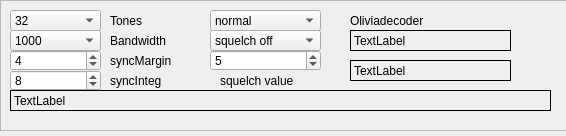
<?xml version="1.0" encoding="UTF-8"?>
<ui version="4.0">
 <class>Form</class>
 <widget class="QWidget" name="Form">
  <property name="geometry">
   <rect>
    <x>0</x>
    <y>0</y>
    <width>566</width>
    <height>136</height>
   </rect>
  </property>
  <property name="windowTitle">
   <string>Form</string>
  </property>
  <widget class="QFrame" name="frame">
   <property name="geometry">
    <rect>
     <x>0</x>
     <y>0</y>
     <width>661</width>
     <height>131</height>
    </rect>
   </property>
   <property name="frameShape">
    <enum>QFrame::StyledPanel</enum>
   </property>
   <property name="frameShadow">
    <enum>QFrame::Raised</enum>
   </property>
   <widget class="QComboBox" name="oliviaTones">
    <property name="geometry">
     <rect>
      <x>10</x>
      <y>10</y>
      <width>91</width>
      <height>21</height>
     </rect>
    </property>
    <item>
     <property name="text">
      <string>32</string>
     </property>
    </item>
    <item>
     <property name="text">
      <string>16</string>
     </property>
    </item>
    <item>
     <property name="text">
      <string>128</string>
     </property>
    </item>
    <item>
     <property name="text">
      <string>64</string>
     </property>
    </item>
    <item>
     <property name="text">
      <string>8</string>
     </property>
    </item>
    <item>
     <property name="text">
      <string>4</string>
     </property>
    </item>
   </widget>
   <widget class="QComboBox" name="oliviaBW">
    <property name="geometry">
     <rect>
      <x>10</x>
      <y>30</y>
      <width>91</width>
      <height>21</height>
     </rect>
    </property>
    <item>
     <property name="text">
      <string>1000</string>
     </property>
    </item>
    <item>
     <property name="text">
      <string>500</string>
     </property>
    </item>
    <item>
     <property name="text">
      <string>250</string>
     </property>
    </item>
    <item>
     <property name="text">
      <string>125</string>
     </property>
    </item>
    <item>
     <property name="text">
      <string>2000</string>
     </property>
    </item>
   </widget>
   <widget class="QSpinBox" name="oliviaSyncMargin">
    <property name="geometry">
     <rect>
      <x>10</x>
      <y>50</y>
      <width>91</width>
      <height>21</height>
     </rect>
    </property>
    <property name="value">
     <number>4</number>
    </property>
   </widget>
   <widget class="QSpinBox" name="oliviaSyncIntegLen">
    <property name="geometry">
     <rect>
      <x>10</x>
      <y>70</y>
      <width>91</width>
      <height>21</height>
     </rect>
    </property>
    <property name="value">
     <number>8</number>
    </property>
   </widget>
   <widget class="QComboBox" name="oliviaSquelch">
    <property name="geometry">
     <rect>
      <x>210</x>
      <y>30</y>
      <width>111</width>
      <height>21</height>
     </rect>
    </property>
    <item>
     <property name="text">
      <string>squelch off</string>
     </property>
    </item>
    <item>
     <property name="text">
      <string>squelch on</string>
     </property>
    </item>
   </widget>
   <widget class="QSpinBox" name="oliviasquelchValue">
    <property name="geometry">
     <rect>
      <x>210</x>
      <y>50</y>
      <width>111</width>
      <height>21</height>
     </rect>
    </property>
    <property name="value">
     <number>5</number>
    </property>
   </widget>
   <widget class="QComboBox" name="oliviaReverse">
    <property name="geometry">
     <rect>
      <x>210</x>
      <y>10</y>
      <width>111</width>
      <height>21</height>
     </rect>
    </property>
    <item>
     <property name="text">
      <string>normal</string>
     </property>
    </item>
    <item>
     <property name="text">
      <string>reverse</string>
     </property>
    </item>
   </widget>
   <widget class="QLabel" name="oliviatextBox">
    <property name="geometry">
     <rect>
      <x>10</x>
      <y>90</y>
      <width>541</width>
      <height>21</height>
     </rect>
    </property>
    <property name="frameShape">
     <enum>QFrame::Box</enum>
    </property>
    <property name="text">
     <string>TextLabel</string>
    </property>
   </widget>
   <widget class="QLabel" name="olivia_status2_textBox">
    <property name="geometry">
     <rect>
      <x>350</x>
      <y>60</y>
      <width>161</width>
      <height>21</height>
     </rect>
    </property>
    <property name="frameShape">
     <enum>QFrame::Box</enum>
    </property>
    <property name="text">
     <string>TextLabel</string>
    </property>
   </widget>
   <widget class="QLabel" name="olivia_status1_textBox">
    <property name="geometry">
     <rect>
      <x>350</x>
      <y>30</y>
      <width>161</width>
      <height>21</height>
     </rect>
    </property>
    <property name="frameShape">
     <enum>QFrame::Box</enum>
    </property>
    <property name="text">
     <string>TextLabel</string>
    </property>
   </widget>
   <widget class="QLabel" name="label">
    <property name="geometry">
     <rect>
      <x>350</x>
      <y>10</y>
      <width>161</width>
      <height>21</height>
     </rect>
    </property>
    <property name="text">
     <string>Oliviadecoder</string>
    </property>
   </widget>
   <widget class="QLabel" name="label_2">
    <property name="geometry">
     <rect>
      <x>110</x>
      <y>10</y>
      <width>67</width>
      <height>21</height>
     </rect>
    </property>
    <property name="text">
     <string>Tones</string>
    </property>
   </widget>
   <widget class="QLabel" name="label_3">
    <property name="geometry">
     <rect>
      <x>110</x>
      <y>30</y>
      <width>81</width>
      <height>21</height>
     </rect>
    </property>
    <property name="text">
     <string>Bandwidth</string>
    </property>
   </widget>
   <widget class="QLabel" name="label_4">
    <property name="geometry">
     <rect>
      <x>110</x>
      <y>50</y>
      <width>81</width>
      <height>21</height>
     </rect>
    </property>
    <property name="text">
     <string>syncMargin</string>
    </property>
   </widget>
   <widget class="QLabel" name="label_5">
    <property name="geometry">
     <rect>
      <x>110</x>
      <y>70</y>
      <width>67</width>
      <height>21</height>
     </rect>
    </property>
    <property name="text">
     <string>syncInteg</string>
    </property>
   </widget>
   <widget class="QLabel" name="label_6">
    <property name="geometry">
     <rect>
      <x>220</x>
      <y>70</y>
      <width>101</width>
      <height>21</height>
     </rect>
    </property>
    <property name="text">
     <string>squelch value</string>
    </property>
   </widget>
  </widget>
 </widget>
 <resources/>
 <connections/>
</ui>
